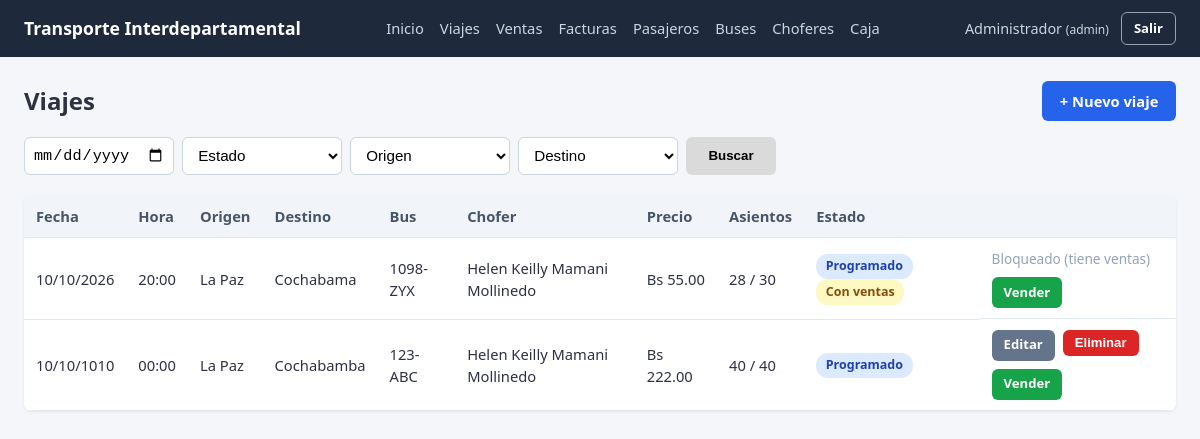
Page /viajes/ (signed in) on the committed database.
### app/models/viaje.py (models this page shows, shortened)
class Viaje(db.Model):
    __tablename__ = "viaje"
    id_viaje = db.Column(db.Integer, primary_key=True, autoincrement=True)
    origen = db.Column(db.String(100), nullable=False)
    destino = db.Column(db.String(100), nullable=False)
    fecha_viaje = db.Column(db.Date, nullable=False)
    hora_salida = db.Column(db.Time, nullable=False)
    precio = db.Column(db.Numeric(10, 2), nullable=False, default=0)
    id_bus = db.Column(db.Integer, db.ForeignKey("bus.id_bus"), nullable=False)
    id_chofer = db.Column(db.Integer, db.ForeignKey("chofer.id_chofer"), nullable=False)
    estado = db.Column(db.String(20), nullable=False, default="programado")  # programado | finalizado | cancelado
    viaje_asientos = db.relationship("ViajeAsiento", backref="viaje", cascade="all, delete-orphan")
    ventas = db.relationship("Venta", backref="viaje")
    @property
    def tiene_ventas(self):
        return any(v.estado != "anulada" for v in self.ventas)
    @property
    def asientos_ocupados(self):
        return sum(1 for va in self.viaje_asientos if va.ocupado)
    @property
    def asientos_disponibles(self):
        return len(self.viaje_asientos) - self.asientos_ocupados

### app/models/bus.py (models this page shows, shortened)
class Bus(db.Model):
    __tablename__ = "bus"
    id_bus = db.Column(db.Integer, primary_key=True, autoincrement=True)
    placa = db.Column(db.String(20), nullable=False, unique=True)
    modelo = db.Column(db.String(50), nullable=False)
    capacidad = db.Column(db.Integer, nullable=False)
    activo = db.Column(db.Boolean, nullable=False, default=True)
    asientos = db.relationship("Asiento", backref="bus", cascade="all, delete-orphan")
    viajes = db.relationship("Viaje", backref="bus")

### app/models/chofer.py (models this page shows, shortened)
class Chofer(db.Model):
    __tablename__ = "chofer"
    id_chofer = db.Column(db.Integer, primary_key=True, autoincrement=True)
    ci = db.Column(db.String(20), nullable=False, unique=True)
    nombres = db.Column(db.String(100), nullable=False)
    apellidos = db.Column(db.String(100), nullable=False)
    licencia = db.Column(db.String(30), nullable=False)
    telefono = db.Column(db.String(20))
    activo = db.Column(db.Boolean, nullable=False, default=True)
    viajes = db.relationship("Viaje", backref="chofer")
    @property
    def nombre_completo(self):
        return f"{self.nombres} {self.apellidos}"

### app/models/viaje_asiento.py (models this page shows, shortened)
class ViajeAsiento(db.Model):
    __tablename__ = "viaje_asiento"
    id_viaje_asiento = db.Column(db.Integer, primary_key=True, autoincrement=True)
    id_viaje = db.Column(db.Integer, db.ForeignKey("viaje.id_viaje"), nullable=False)
    id_asiento = db.Column(db.Integer, db.ForeignKey("asiento.id_asiento"), nullable=False)
    numero = db.Column(db.Integer, nullable=False)  # copia del número de asiento para consulta rápida
    ocupado = db.Column(db.Boolean, nullable=False, default=False)
    asiento = db.relationship("Asiento")
    detalle_venta = db.relationship("VentaDetalle", backref="viaje_asiento", uselist=False)
    __table_args__ = (db.UniqueConstraint("id_viaje", "id_asiento", name="uq_viajeasiento"),)

### app/routes/viajes.py (the view)
@viajes_bp.route("/", methods=["GET", "POST"])
@login_required
def listar():
    viajes = viaje_service.listar_viajes()
    fecha = None
    estado = None
    origen = None
    destino = None
    if request.method == "POST":
        fecha = request.form.get("fecha")
        estado = request.form.get("estado")
        origen = request.form.get("origen")
        destino = request.form.get("destino")
        viajes = viaje_service.filtrar_viaje(fecha, origen, destino, estado)
    return render_template(
        "viajes/listar.html",
        viajes=viajes,
        departamentos=departamentos,
        filtros={
            "fecha": fecha,
            "estado": estado,
            "origen": origen,
            "destino": destino
        }
    )

### app/services/viaje_service.py (called while the page is built)
def listar_viajes():
    return Viaje.query.order_by(Viaje.fecha_viaje.desc(), Viaje.hora_salida.desc()).all()

### app/utils/auth.py (called while the page is built)
def login_required(view_func):
    @wraps(view_func)
    def wrapper(*args, **kwargs):
        if "id_usuario" not in session:
            flash("Debes iniciar sesión para continuar.", "warning")
            return redirect(url_for("auth.login"))
        return view_func(*args, **kwargs)
    return wrapper

### templates/viajes/listar.html (shortened to what this page needs)
{% extends "base.html" %}
{% block content %}
<div class="mb-2" style="display:flex; justify-content:space-between; align-items:center;">
    <h2>Viajes</h2>
    <a href="{{ url_for('viajes.crear') }}" class="btn btn-primary">+ Nuevo viaje</a>
</div>
<form method="POST"
      action="{{ url_for('viajes.listar') }}"
      style="display:flex; gap: 0.5rem; margin-bottom: 20px; align-items: center; flex-wrap: wrap;">
    <input type="date"
           name="fecha"
           value="{{ filtros.fecha or '' }}"
           style="height:38px; width:150px; border:1px solid #cbd5e1; border-radius:0.375rem; padding:0 0.5rem;">
    <select name="estado"
            style="height:38px; width:160px; border:1px solid #cbd5e1; border-radius:0.375rem;">
        <option value="">Estado</option>
    </select>
    <select name="origen"
            style="height:38px; width:160px; border:1px solid #cbd5e1; border-radius:0.375rem;">
        <option value="">Origen</option>
    </select>
    <select name="destino"
            style="height:38px; width:160px; border:1px solid #cbd5e1; border-radius:0.375rem;">
        <option value="">Destino</option>
    </select>
    <button type="submit"
            style="width:90px; height:38px; background:#dadada; border:none; border-radius:0.375rem; font-weight:600;">
        Buscar
    </button>
</form>
<div class="table-wrapper">
    <table>
        <thead>
            <tr>
                <th>Fecha</th>
                <th>Hora</th>
                <th>Origen</th>
                <th>Destino</th>
                <th>Bus</th>
                <th>Chofer</th>
                <th>Precio</th>
                <th>Asientos</th>
                <th>Estado</th>
                <th></th>
            </tr>
        </thead>
        <tbody>
            {% for v in viajes %}
            <tr>
                <td>{{ v.fecha_viaje.strftime("%d/%m/%Y") }}</td>
                <td>{{ v.hora_salida.strftime("%H:%M") }}</td>
                <td>{{ v.origen }}</td>
                <td>{{ v.destino }}</td>
                <td>{{ v.bus.placa }}</td>
                <td>{{ v.chofer.nombre_completo }}</td>
                <td>Bs {{ "%.2f"|format(v.precio) }}</td>
                <td>{{ v.asientos_disponibles }} / {{ v.viaje_asientos|length }}</td>
                <td>
                    {% if v.estado == "programado" %}
                    <span class="badge badge-blue">Programado</span>
                    {% elif v.estado == "finalizado" %}
                    <span class="badge badge-success">Finalizado</span>
                    {% else %}
                    <span class="badge badge-danger">Cancelado</span>
                    {% endif %}
                    {% if v.tiene_ventas %}
                    <span class="badge badge-warning">Con ventas</span>
                    {% endif %}
                </td>
                <td class="btn-group">
                    {% if not v.tiene_ventas %}
                    <a href="{{ url_for('viajes.editar', id_viaje=v.id_viaje) }}" class="btn btn-sm btn-secondary">Editar</a>
                    <form method="POST" action="{{ url_for('viajes.eliminar', id_viaje=v.id_viaje) }}" onsubmit="return confirmarAccion('¿Eliminar este viaje?')">
                        <button type="submit" class="btn btn-sm btn-danger">Eliminar</button>
                    </form>
                    {% else %}
                    <span class="text-muted" style="font-size:0.85rem;">Bloqueado (tiene ventas)</span>
                    {% endif %}
                    <a href="{{ url_for('ventas.crear') }}?id_viaje={{ v.id_viaje }}" class="btn btn-sm btn-success">Vender</a>
                </td>
            </tr>
            {% else %}
            <tr><td colspan="10" class="empty-state">No hay viajes registrados.</td></tr>
            {% endfor %}
        </tbody>
    </table>
</div>
{% endblock %}

### static/css/style.css (style rules this page uses)
* { box-sizing: border-box; margin: 0; padding: 0; }
body { font-family: 'Segoe UI', Tahoma, Geneva, Verdana, sans-serif; background-color: #f4f6f9; color: #2d3142; line-height: 1.5; }
a { color: #2563eb; text-decoration: none; }
input, select, textarea { width: 100%; padding: 0.55rem 0.7rem; border: 1px solid #cbd5e1; border-radius: 6px; font-size: 0.95rem; background-color: #fff; }
.btn { display: inline-block; padding: 0.55rem 1.1rem; border: none; border-radius: 6px; font-size: 0.92rem; font-weight: 600; cursor: pointer; text-align: center; transition: background 0.15s ease; }
.btn-primary { background-color: #2563eb; color: #fff; }
.btn-success { background-color: #16a34a; color: #fff; }
.btn-danger { background-color: #dc2626; color: #fff; }
.btn-secondary { background-color: #64748b; color: #fff; }
.btn-sm { padding: 0.35rem 0.75rem; font-size: 0.82rem; }
.btn-group { display: flex; gap: 0.5rem; flex-wrap: wrap; }
table { width: 100%; border-collapse: collapse; background: #fff; }
th, td { text-align: left; padding: 0.65rem 0.75rem; border-bottom: 1px solid #e2e8f0; font-size: 0.92rem; }
th { background-color: #f1f5f9; font-weight: 600; color: #475569; }
.table-wrapper { overflow-x: auto; border-radius: 8px; box-shadow: 0 1px 3px rgba(0,0,0,0.08); }
.table-wrapper table { box-shadow: none; margin: 0; }
.badge { display: inline-block; padding: 0.2rem 0.6rem; border-radius: 12px; font-size: 0.78rem; font-weight: 600; }
.badge-warning { background-color: #fef9c3; color: #854d0e; }
.badge-blue { background-color: #dbeafe; color: #1e40af; }
.text-muted { color: #94a3b8; }
.mb-2 { margin-bottom: 1rem; }

### rows in the picture
Viaje: fecha_viaje "10/10/2026", hora_salida "20:00", origen "La Paz", destino "Cochabama", bus.placa "1098-ZYX", chofer.nombre_completo "Helen Keilly Mamani Mollinedo", precio "55.00", asientos_disponibles "28", viaje_asientos|length "30", estado "Programado", shows "Con ventas", shows "Bloqueado (tiene ventas)"
Viaje: fecha_viaje "10/10/1010", hora_salida "00:00", origen "La Paz", destino "Cochabamba", bus.placa "123-ABC", chofer.nombre_completo "Helen Keilly Mamani Mollinedo", precio "222.00", asientos_disponibles "40", viaje_asientos|length "40", estado "Programado"

### other values in the picture
{{ session.nombre }} "Administrador"
{{ session.rol }} "admin"
